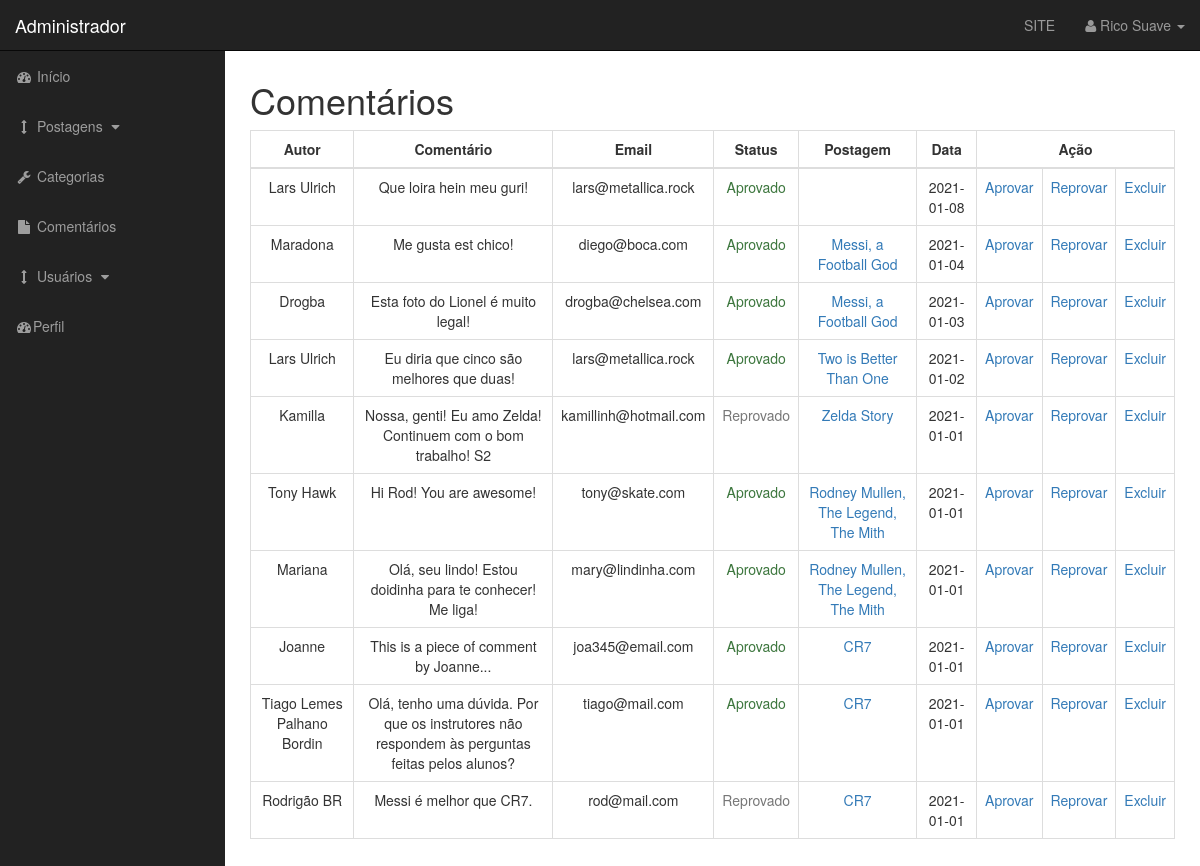
The app's page /admin/comments.php (signed in) with its own data.
### tables this page shows
CREATE TABLE `comments` (
  `comment_id` int(3) NOT NULL,
  `comment_post_id` int(3) NOT NULL,
  `comment_author` varchar(255) NOT NULL,
  `comment_email` varchar(255) NOT NULL,
  `comment_content` text NOT NULL,
  `comment_status` varchar(255) NOT NULL,
  `comment_date` date NOT NULL
);

CREATE TABLE `posts` (
  `post_id` int(3) NOT NULL,
  `post_category_id` int(3) NOT NULL,
  `post_title` varchar(255) NOT NULL,
  `post_author` varchar(255) NOT NULL,
  `post_date` date NOT NULL,
  `post_image` text NOT NULL,
  `post_content` text NOT NULL,
  `post_tags` varchar(255) NOT NULL,
  `post_comment_count` int(11) NOT NULL DEFAULT '0',
  `post_status` varchar(255) DEFAULT 'Draft'
);

### admin/includes/view_all_comments.php (the view, shortened to what this page needs)
<table class="table table-bordered table-hover text-center" >
  <thead>
    <tr>
      <th style="text-align: center !important;">Autor</th>
      <th style="text-align: center !important;">Comentário</th>
      <th style="text-align: center !important;">Email</th>
      <th style="text-align: center !important;">Status</th>
      <th style="text-align: center !important;">Postagem</th>
      <th style="text-align: center !important;">Data</th>
      <th style="text-align: center !important;" colspan="3">Ação</th>
    </tr>
  </thead>
  <tbody>
    <?php
      $query = "SELECT * FROM comments ORDER BY comment_id DESC;";
      $select_comments = mysqli_query($connection, $query);
      while ($row = mysqli_fetch_assoc($select_comments)) {
      	$comment_post_id = $row['comment_post_id'];
      	$comment_id = $row['comment_id'];
        ?>
        <tr>
          <td><?= utf8_encode($row['comment_author']) ?></td>
          <td><?= utf8_encode($row['comment_content']) ?></td>
          <td><?= $row['comment_email'] ?></td>
          <?php
            $status_do_comentario = $row['comment_status'];
            if ($status_do_comentario == 'approved') {
              $status_do_comment = 'Aprovado';
              $classe = 'text-success';
            }
            else{
              $status_do_comment = 'Reprovado';
              $classe = 'text-muted';
            }
          ?>
          <td class="<?= $classe ?>"><?= $status_do_comment ?></td>
          <?php
          	$query_2 = "SELECT * FROM posts WHERE post_id = $comment_post_id;";
          	$select_post_title = mysqli_query($connection, $query_2);
          	while ($row_2 = mysqli_fetch_assoc($select_post_title)) {
          		$post_title = $row_2['post_title'];
          		$post_id = $row_2['post_id'];
          	}
          ?>
          <td><a href="../post.php?p_id=<?= $post_id; ?>"><?= $post_title; ?></a></td>
          <td><?= utf8_encode($row['comment_date']) ?></td>
          <td><a href="comments.php?approve=<?= $comment_id ?>">Aprovar</a></td>
          <td><a href="comments.php?unapprove=<?= $comment_id ?>">Reprovar</a></td>
          <td><a href="comments.php?delete=<?= $comment_id ?>">Excluir</a></td>
        </tr>
        <?php
      }
		?>
  </tbody>
</table>

### admin/css/sb-admin.css (style rules this page uses)
body { margin-top: 100px; background-color: #222; }
@media (min-width:768px) { body { margin-top: 50px; } }

### records on screen
comments: comment_author "Lars Ulrich", comment_content "Que loira hein meu guri!", comment_email "lars@metallica.rock", comment_status "Aprovado", comment_date "2021-01-08"
comments: comment_author "Maradona", comment_content "Me gusta est chico!", comment_email "diego@boca.com", comment_status "Aprovado", posts.post_title "Messi, a Football God", comment_date "2021-01-04"
comments: comment_author "Drogba", comment_content "Esta foto do Lionel é muito legal!", comment_email "drogba@chelsea.com", comment_status "Aprovado", posts.post_title "Messi, a Football God", comment_date "2021-01-03"
comments: comment_author "Lars Ulrich", comment_content "Eu diria que cinco são melhores que duas!", comment_email "lars@metallica.rock", comment_status "Aprovado", posts.post_title "Two is Better Than One", comment_date "2021-01-02"
comments: comment_author "Kamilla", comment_content "Nossa, genti! Eu amo Zelda! Continuem com o bom trabalho! S2", comment_email "kamillinh@hotmail.com", comment_status "Reprovado", posts.post_title "Zelda Story", comment_date "2021-01-01"
comments: comment_author "Tony Hawk", comment_content "Hi Rod! You are awesome!", comment_email "tony@skate.com", comment_status "Aprovado", posts.post_title "Rodney Mullen, The Legend, The Mith", comment_date "2021-01-01"
comments: comment_author "Mariana", comment_content "Olá, seu lindo! Estou doidinha para te conhecer! Me liga!", comment_email "mary@lindinha.com", comment_status "Aprovado", comment_date "2021-01-01"
posts: post_title "Rodney Mullen, The Legend, The Mith"
comments: comment_author "Joanne", comment_content "This is a piece of comment by Joanne...", comment_email "joa345@email.com", comment_status "Aprovado", posts.post_title "CR7", comment_date "2021-01-01"
comments: comment_author "Tiago Lemes Palhano Bordin", comment_content "Olá, tenho uma dúvida. Por que os instrutores não respondem às perguntas feitas pelos alunos?", comment_email "tiago@mail.com", comment_status "Aprovado", posts.post_title "CR7", comment_date "2021-01-01"
comments: comment_author "Rodrigão BR", comment_content "Messi é melhor que CR7.", comment_email "rod@mail.com", comment_status "Reprovado", posts.post_title "CR7", comment_date "2021-01-01"

### other values on screen
$_SESSION['first_name'] "Rico"
$_SESSION['last_name'] "Suave"
